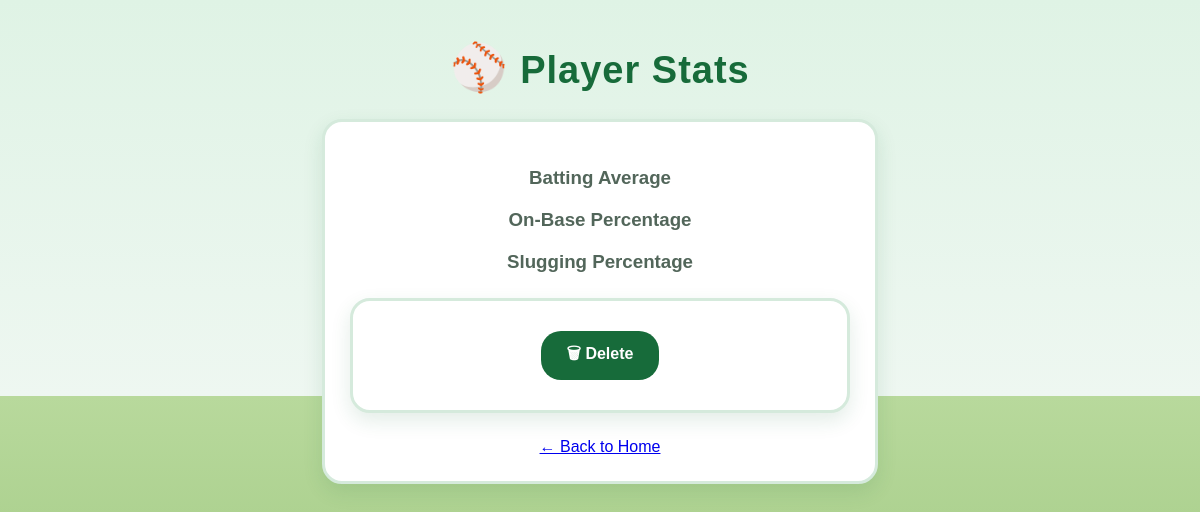
The app's page /player/16, older data.
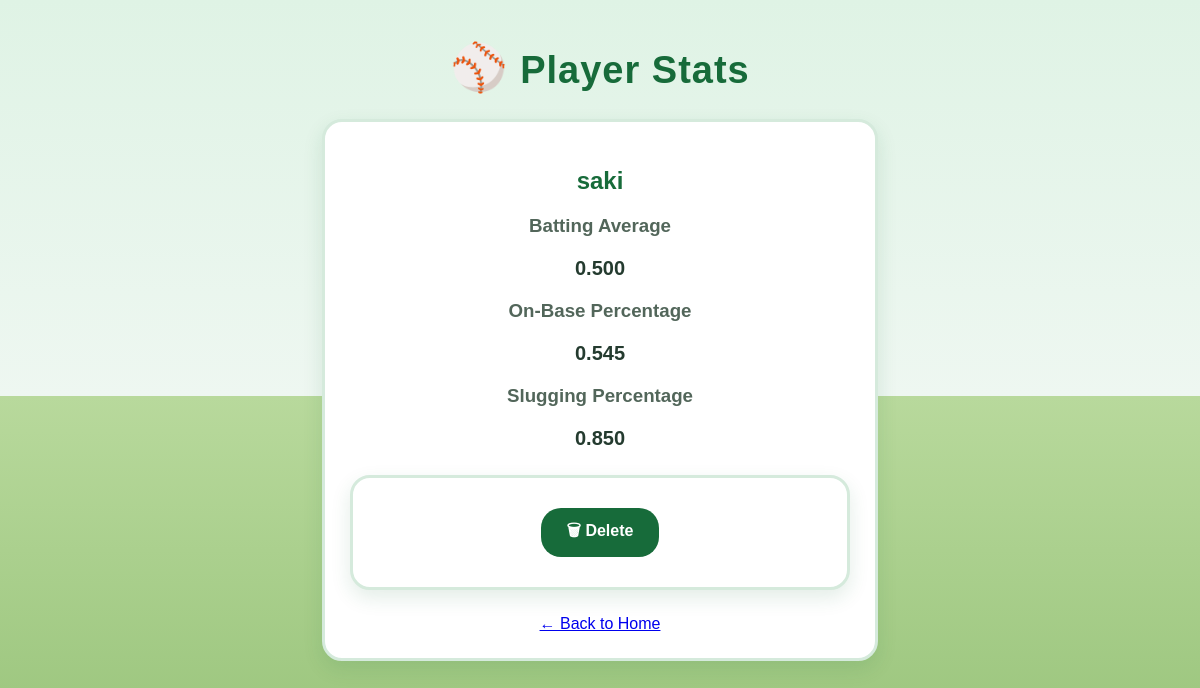
The same page, newer data.
### tables this page shows
CREATE TABLE players(
    id INTEGER PRIMARY KEY AUTOINCREMENT,
    player TEXT,
    average TEXT,
    obp TEXT,
    slg TEXT
    );

### app.py (the view)
@app.route("/player/<int:player_id>")
def player_detail(player_id):
    cursor.execute(
        "SELECT player, average, obp, slg FROM players WHERE id = ?",
        (player_id,)
    )
    player = cursor.fetchone()
    return render_template("player.html", player=player)

### templates/player.html (shortened to what this page needs)
<!DOCTYPE html>
<html lang="en">
<head>
    <link rel="stylesheet" href="{{ url_for('static', filename='style.css') }}">
</head>
<body>
    <h1>⚾ Player Stats</h1>
    <div class="result-card">
        <h2>{{ player[0] }}</h2>
        <h3>Batting Average</h3>
        <p>{{ player[1] }}</p>
        <h3>On-Base Percentage</h3>
        <p>{{ player[2] }}</p>
        <h3>Slugging Percentage</h3>
        <p>{{ player[3] }}</p>
        <form action="/player/{{ request.view_args.player_id }}/delete" method="POST">
            <button type="submit">🗑 Delete</button>
        </form>
        <a href="/">← Back to Home</a>
    </div>
</body>
</html>

### static/style.css (style rules this page uses)
body { font-family: Arial, sans-serif; background: linear-gradient( to bottom, #dff3e5 0%, #eef7f1 45%, #b8d99c 45%, #8fbd70 100% ); text-align: center; margin:40px; color: #243b2f; min-height: 100vh; }
h1 { color: #176b3a; font-size: 38px; margin-bottom: 8px; letter-spacing: 1px; }
h1::first-letter { font-size: 46px; }
form { background-color: white; max-width: 460px; margin: 25px auto; padding: 30px; border-radius: 20px; border: 3px solid #d5eadc; box-shadow: 0 8px 20px rgba(23, 107, 58, 0.12); }
button { padding: 11px 26px; font-size: 16px; font-weight: bold; color: white; background-color: #176b3a; border: none; border-radius: 20px; cursor: pointer; transition: 0.3s; }
.result-card { background-color: white; max-width: 500px; margin: 25px auto; padding: 25px; border-radius: 20px; border: 3px solid #d5eadc; box-shadow: 0 8px 20px rgba(23, 107, 58, 0.12); }
.result-card h2 { color: #176b3a; margin-bottom: 20px; }
.result-card h3 { color: #52665a; margin-bottom: 5px; }
.result-card h3 ::before { content: "⚾ "; }
.result-card p { font-size: 20px; font-weight: bold; color: #243b2f; }

Row changes from the older to the newer data that the page shows:
added players: player "saki", average "0.500", obp "0.545", slg "0.850"
